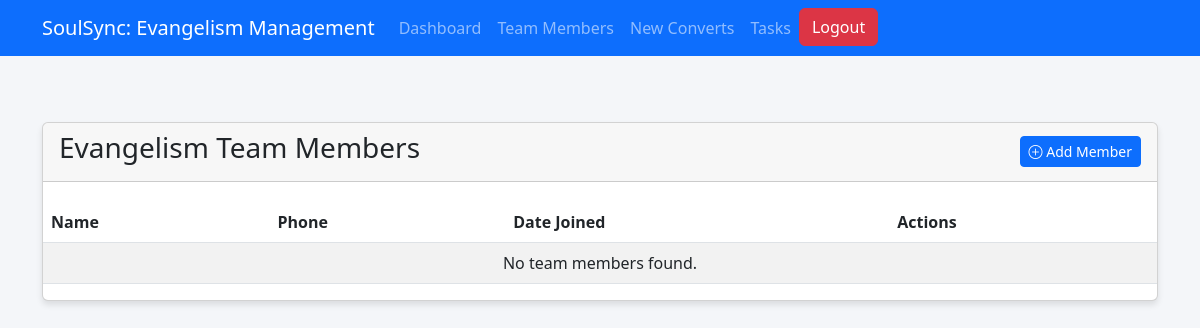
/team-member-list/ (signed in), run on an earlier commit of the app's database.
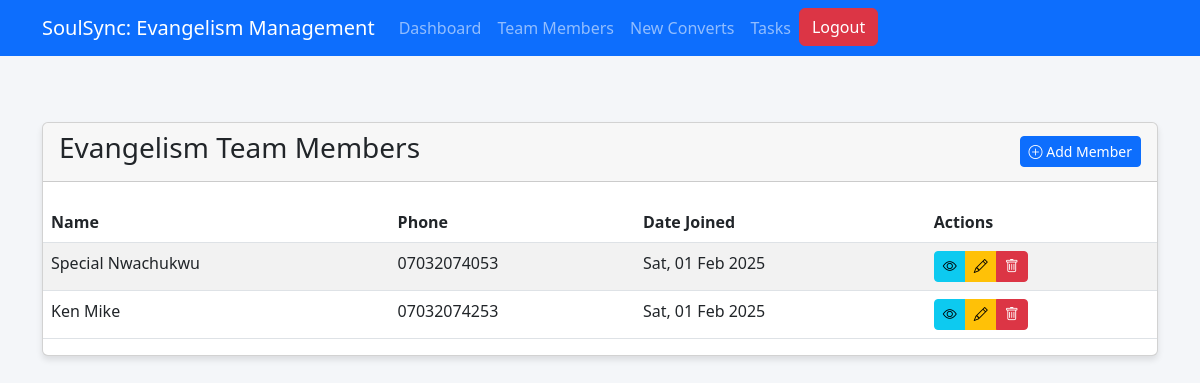
And on a later commit of the database.
### core/models.py (models this page shows, shortened)
class EvangelismTeamMember(models.Model):
    full_name = models.CharField(max_length=100)
    phone_number = models.CharField(max_length=100)
    address = models.CharField(max_length=100)
    updated_at = models.DateTimeField(auto_now=True)
    date_joined = models.DateTimeField(auto_now_add=True)
    class Meta:
        verbose_name_plural = "Evangelism Team Members"

### core/views.py (the view)
# urls.py: path('team-member-list/', views.evangelism_team_member_list, name='team_member_list'),
@login_required
def evangelism_team_member_list(request):
    team_members = EvangelismTeamMember.objects.all()
    return render(request, 'evangelism/team_member_list.html', {'team_members': team_members})

### core/templates/evangelism/team_member_list.html (shortened to what this page needs)
{% extends 'evangelism/base.html' %}
{% block content %}
<div class="row mt-5">
    <div class="col-12 mt-1">
        <div class="card">
            <div class="card-header d-flex justify-content-between align-items-center">
                <h3>Evangelism Team Members</h3>
                <a href="{% url 'team_member_create' %}" class="btn btn-primary btn-sm">
                    <i class="bi bi-plus-circle"></i> Add Member
                </a>
            </div>
            <div class="d-none d-md-block table-responsive">
                <table class="table table-striped table-hover">
                    <thead>
                        <tr>
                            <th>Name</th>
                            <th>Phone</th>
                            <th>Date Joined</th>
                            <th>Actions</th>
                        </tr>
                    </thead>
                    <tbody>
                        {% for member in team_members %}
                        <tr>
                            <td>{{ member.full_name }}</td>
                            <td>{{ member.phone_number }}</td>
                            <td>{{ member.date_joined|date:"D, d M Y" }}</td>
                            <td>
                                <div class="btn-group btn-group-sm" role="group">
                                    <a href="{% url 'team_member_detail' member.pk %}" class="btn btn-info">
                                        <i class="bi bi-eye"></i>
                                    </a>
                                    <a href="{% url 'team_member_update' member.pk %}" class="btn btn-warning">
                                        <i class="bi bi-pencil"></i>
                                    </a>
                                    <a href="{% url 'team_member_delete' member.pk %}" class="btn btn-danger">
                                        <i class="bi bi-trash"></i>
                                    </a>
                                </div>
                            </td>
                        </tr>
                        {% empty %}
                        <tr>
                            <td colspan="4" class="text-center">No team members found.</td>
                        </tr>
                        {% endfor %}
                    </tbody>
                </table>
            </div>
        </div>
    </div>
</div>
{% endblock %}

### core/templates/evangelism/base.html (shortened to what this page needs)
{% load static %}
<!DOCTYPE html>
<html lang="en">
<head>
    <link href="https://cdn.jsdelivr.net/npm/bootstrap@5.2.3/dist/css/bootstrap.min.css" rel="stylesheet">
    <link rel="stylesheet" href="https://cdn.jsdelivr.net/npm/bootstrap-icons@1.10.3/font/bootstrap-icons.css">
</head>
<body>
    <nav class="navbar navbar-expand-lg navbar-dark bg-primary fixed-top">
        <div class="container">
            <a href="{% url 'landing_page' %}" class="navbar-brand">SoulSync: Evangelism Management</a>
            <div class="collapse navbar-collapse" id="navbarNav">
                <ul class="navbar-nav">
                    <li class="nav-item">
                        <a class="nav-link" href="{% url 'dashboard' %}">Dashboard</a>
                    </li>
                    <li class="nav-item">
                        <a class="nav-link" href="{% url 'team_member_list' %}">Team Members</a>
                    </li>
                    <li class="nav-item">
                        <a class="nav-link" href="{% url 'new_convert_list' %}">New Converts</a>
                    </li>
                    <li class="nav-item">
                        <a class="nav-link" href="{% url 'task_list' %}">Tasks</a>
                    </li>
                    {% if request.user.is_authenticated %}
                    <li class="nav-item">
                        <a class="btn btn-danger" href="{% url 'logout' %}">Logout</a>
                    </li>
                    {% endif %}
                </ul>
            </div>
        </div>
    </nav>
    <div class="container">
        {% block content %}{% endblock %}
    </div>
</body>
</html>

### core/templates/evangelism/base.html (style rules this page uses)
body { padding-top: 70px; background-color: #f4f6f9; }
.card { margin-bottom: 20px; box-shadow: 0 4px 6px rgba(0,0,0,0.1); }
.table-responsive { margin-top: 20px; }

What changed in the data, as far as the page shows it:
added EvangelismTeamMember: full_name "Special Nwachukwu", phone_number "07032074053", date_joined "Sat, 01 Feb 2025"
added EvangelismTeamMember: full_name "Ken Mike", phone_number "07032074253", date_joined "Sat, 01 Feb 2025"
Also different on the page:
text no longer shown: "No team members found."
